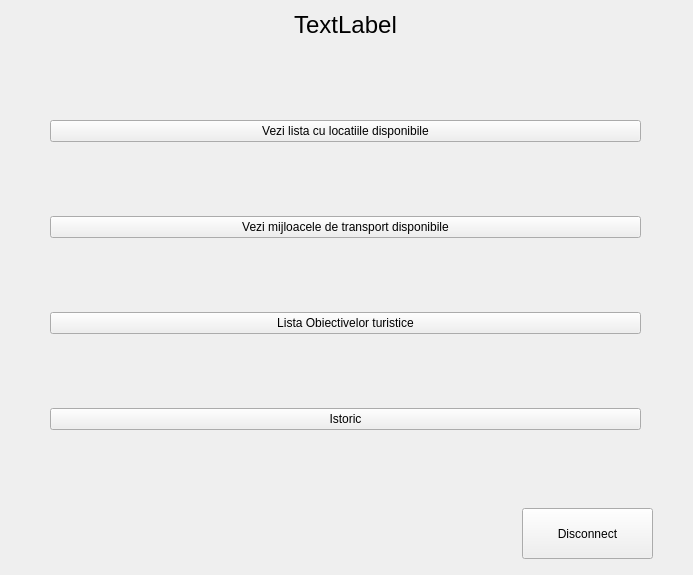
<?xml version="1.0" encoding="UTF-8"?>
<ui version="4.0">
 <class>clientmenu</class>
 <widget class="QWidget" name="clientmenu">
  <property name="geometry">
   <rect>
    <x>0</x>
    <y>0</y>
    <width>693</width>
    <height>575</height>
   </rect>
  </property>
  <property name="windowTitle">
   <string>Form</string>
  </property>
  <widget class="QLabel" name="titlu">
   <property name="geometry">
    <rect>
     <x>50</x>
     <y>0</y>
     <width>591</width>
     <height>51</height>
    </rect>
   </property>
   <property name="font">
    <font>
     <pointsize>12</pointsize>
    </font>
   </property>
   <property name="toolTip">
    <string>&lt;html&gt;&lt;head/&gt;&lt;body&gt;&lt;p align=&quot;center&quot;&gt;&lt;br/&gt;&lt;/p&gt;&lt;/body&gt;&lt;/html&gt;</string>
   </property>
   <property name="text">
    <string>&lt;html&gt;&lt;head/&gt;&lt;body&gt;&lt;p&gt;&lt;span style=&quot; font-size:18pt;&quot;&gt;TextLabel&lt;/span&gt;&lt;/p&gt;&lt;/body&gt;&lt;/html&gt;</string>
   </property>
   <property name="alignment">
    <set>Qt::AlignCenter</set>
   </property>
  </widget>
  <widget class="QPushButton" name="pushButton">
   <property name="geometry">
    <rect>
     <x>522</x>
     <y>508</y>
     <width>131</width>
     <height>51</height>
    </rect>
   </property>
   <property name="text">
    <string>Disconnect</string>
   </property>
  </widget>
  <widget class="QWidget" name="">
   <property name="geometry">
    <rect>
     <x>50</x>
     <y>50</y>
     <width>591</width>
     <height>451</height>
    </rect>
   </property>
   <layout class="QVBoxLayout" name="verticalLayout">
    <property name="spacing">
     <number>4</number>
    </property>
    <item>
     <widget class="QPushButton" name="locatii">
      <property name="text">
       <string>Vezi lista cu locatiile disponibile</string>
      </property>
     </widget>
    </item>
    <item>
     <widget class="QPushButton" name="transport">
      <property name="text">
       <string>Vezi mijloacele de transport disponibile</string>
      </property>
     </widget>
    </item>
    <item>
     <widget class="QPushButton" name="obiective">
      <property name="text">
       <string>Lista Obiectivelor turistice</string>
      </property>
     </widget>
    </item>
    <item>
     <widget class="QPushButton" name="istoric">
      <property name="text">
       <string>Istoric</string>
      </property>
     </widget>
    </item>
   </layout>
  </widget>
 </widget>
 <resources/>
 <connections/>
</ui>
